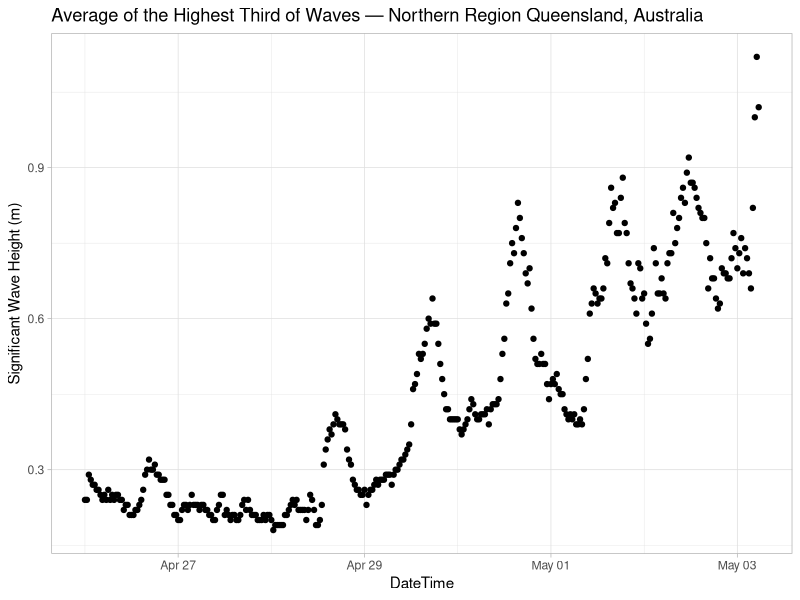
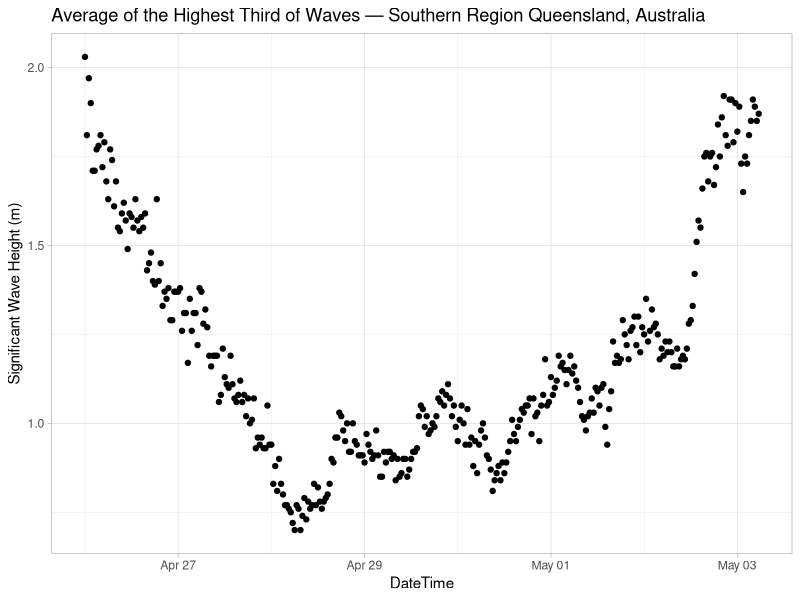
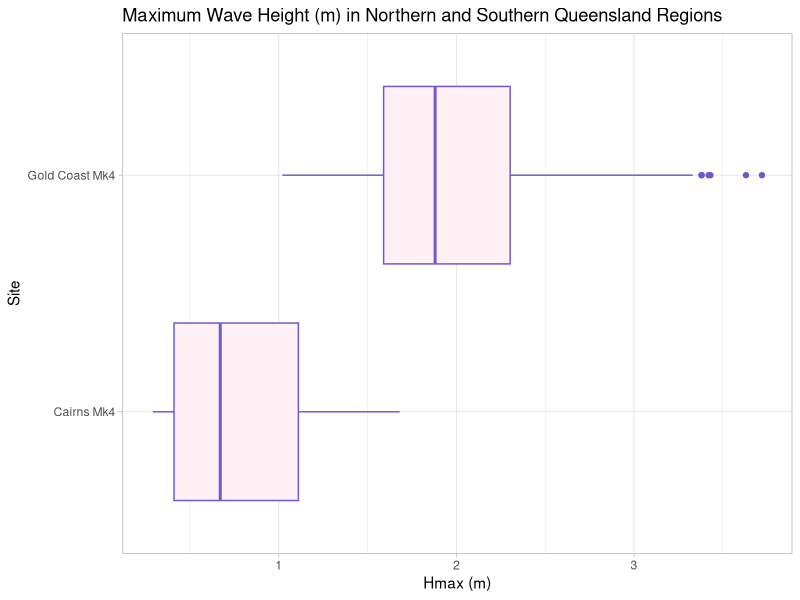
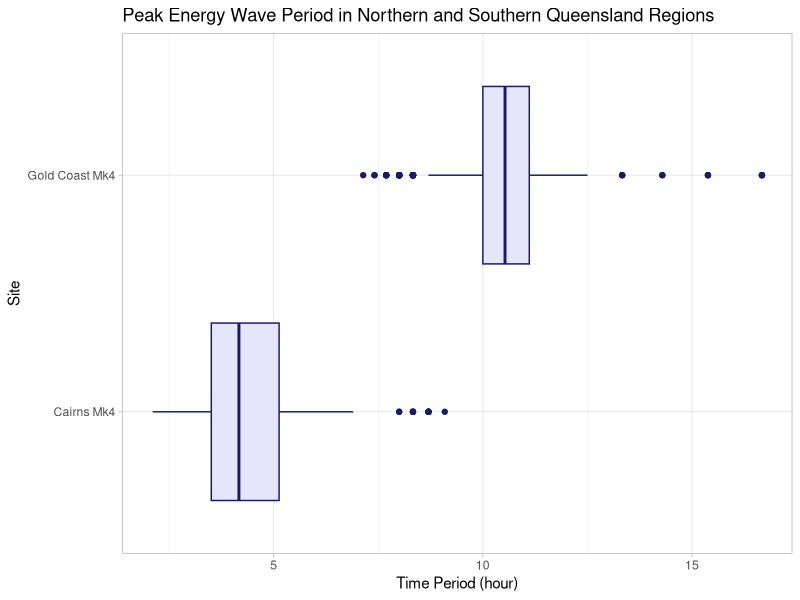
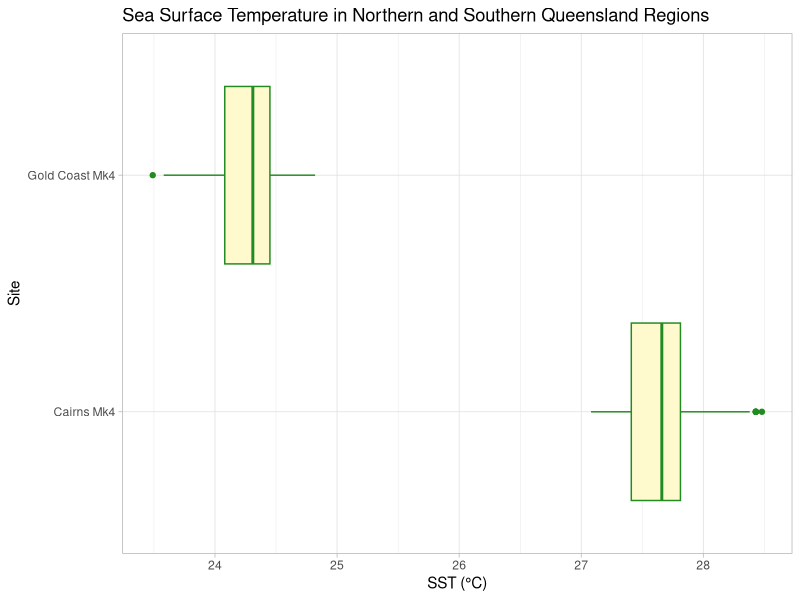
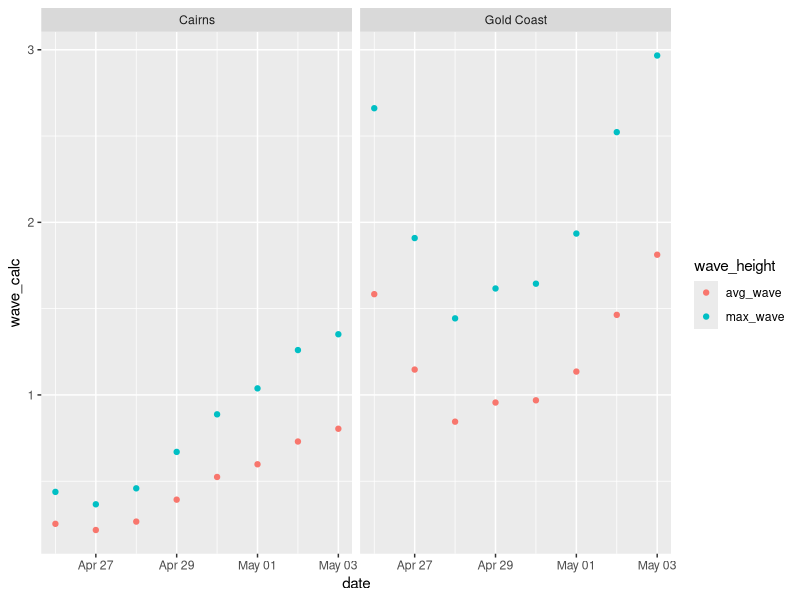

Generate these figures, in order, with R:
## ---- chunk 1
library(tidyverse)
library(lubridate)
wavedata <- read_csv("wave-7dayopdata.csv", skip = 1)
## ---- chunk 2
#| label: Northern Queensland Region

northern_queen <- wavedata %>%
  filter(Site == "Cairns Mk4") %>%
ggplot + 
  geom_point(mapping = aes(x= DateTime, y= Hsig)) +
  labs(x= "DateTime",
       y= "Significant Wave Height (m)",
       title= "Average of the Highest Third of Waves — Northern Region Queensland, Australia") +
   theme_light()

northern_queen
## ---- chunk 3
#| label: Southern Queensland Region

southern_queen <- wavedata %>%
  filter(Site == "Gold Coast Mk4") %>%
ggplot + 
  geom_point(mapping = aes(x=DateTime, y= Hsig)) +
  labs(x= "DateTime",
       y= "Significant Wave Height (m)",
       title= "Average of the Highest Third of Waves — Southern Region Queensland, Australia") +
   theme_light()

(southern_queen)
## ---- chunk 4
#| label:maximum wave height 
wavedata %>%
  filter(Site %in% c("Cairns Mk4", "Gold Coast Mk4")) %>%
  ggplot(aes(x = Site, y = Hmax)) +
  geom_boxplot(fill = "lavenderblush",
               color = "slateblue") +
  labs(title = "Maximum Wave Height (m) in Northern and Southern Queensland Regions",
       x = "Site",
       y = "Hmax (m)") +
  theme_light() +
  coord_flip()


## ---- chunk 5
#| peak energy period 
wavedata %>%
  filter(Site %in% c("Gold Coast Mk4", "Cairns Mk4")) %>%
  ggplot(aes(x = Site, y = Tp)) +
  geom_boxplot(fill = "lavender",
               color = "midnightblue") +
  labs(title = "Peak Energy Wave Period in Northern and Southern Queensland Regions",
       x = "Site",
       y = "Time Period (hour)") +
  theme_light() +
  coord_flip()
## ---- chunk 6
#| label: sea surface temperature
wavedata %>%
  filter(Site %in% c("Gold Coast Mk4", "Cairns Mk4")) %>%
  ggplot(aes(x = Site, y = SST)) +
  geom_boxplot(fill= "lemonchiffon",
               color= "forestgreen") +
  labs(title = "Sea Surface Temperature in Northern and Southern Queensland Regions",
       x = "Site",
       y = "SST (°C)") +
  theme_light() +
  coord_flip()
## ---- chunk 7
#| label: data cleaning

queensland_wave <- wavedata %>%
  mutate(DateTime = lubridate::ymd_hms(format(DateTime, format = "%Y-%m-%d %T %Z")),
         date = date(DateTime)) %>% 
  group_by(date, Site) %>% 
  summarize(
    avg_wave = mean(Hsig, na.rm = TRUE),
    peakwave = mean(Tp, na.rm = TRUE), 
    max_wave = mean(Hmax, na.rm = TRUE)) %>%
filter(Site %in% c("Gold Coast Mk4", "Cairns Mk4")) %>%
  mutate(Site = recode(Site,
               "Gold Coast Mk4" = "Gold Coast",
               "Cairns Mk4" = "Cairns")) %>%
  arrange(Site)

queensland_wave %>% 
  pivot_longer(cols = contains("wave"),
               names_to = "wave_height",
               values_to = "wave_calc") %>%
  filter(wave_height != "peakwave") %>%
  ggplot(aes(x= date,
             y= wave_calc,
             group= wave_height,
             color= wave_height)) +
  geom_point() +
  facet_wrap(~Site)
## ---- chunk 8
wavedata %>% 
  distinct(Site)
